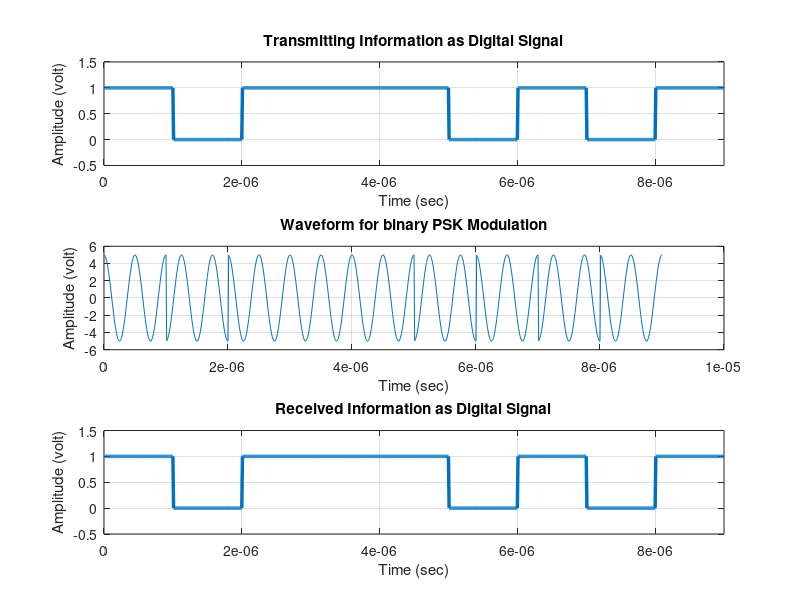

MATLAB code for this plot:
clc;
clear; 
close all;
x=[1 0 1 1 1 0 1 0 1];
bp=0.000001;
disp('Binary Information at transmitter');
disp(x);
% Representation of Transmitting binary information as digital signal
bit=[];
for n=1:length(x)
    if x(n)==1
        se=ones(1,100); 
    else
        se=zeros(1,100); 
    end
    bit=[bit se]; 
end
tl=bp/100:bp/100:100*length(x)*(bp/100); 
subplot(3,1,1)
plot(tl, bit, 'linewidth', 2.5); 
grid on;
axis([0 bp*length(x) -0.5 1.5]);
ylabel('Amplitude (volt)');
xlabel('Time (sec)');
title('Transmitting Information as Digital Signal');
% Binary PSK Modulation
A=5;
br=1/bp; 
f=br*2;
t2=bp/99:bp/99:bp; 
ss=length(t2);
m=[];
for i=1:length(x)
    if x(i)==1
        y=A*cos(2*pi*f*t2); 
    else
        y=A*cos(2*pi*f*t2+pi); 
    end
    m=[m y];
end

t3=bp/99:bp/99:bp*length(x);
subplot(3,1,2);
plot(t3,m);
grid on;
xlabel('Time (sec)');
ylabel('Amplitude (volt)');
title('Waveform for binary PSK Modulation');

% Binary PSK Demodulation
mn=[];
for n=ss:ss:length(m)
    t=bp/99:bp/99:bp;
    y=cos(2*pi*f*t); % Carrier signal
    mm=y.*m((n-(ss-1)):n);
    t4=bp/99:bp/99:bp;
    z=trapz(t4,mm); % Integration
    zz=round(2*z/bp); 
    if(zz>0)
        a=1;
    else
        a=0; 
    end
    mn=[mn a];
end
disp('Binary Information at Receiver After PSK Demodulation'); 
disp(mn);
% Representation of Binary data into Digital signal 
bit=[];
for n=1:length(mn)
    if mn(n)==1
        se=ones(1,100); 
    else
        se=zeros(1,100); 
    end
    bit=[bit se]; 
end
t4=bp/100:bp/100:100*length(mn)*(bp/100); 
subplot(3,1,3)
plot(t4,bit,'linewidth',2.5); 
grid on;
axis([0 bp*length(mn) -0.5 1.5]);
xlabel('Time (sec)') ;
ylabel('Amplitude (volt)');
title('Received Information as Digital Signal');
